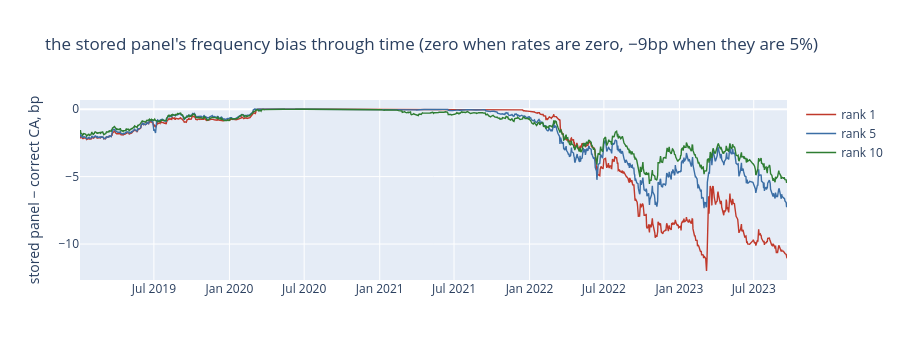

The notebook cell this image was saved under:
### Code cell
fig = go.Figure()
for r, colr in [(1, "#c0392b"), (5, "#3b6ea5"), (10, "#2e7d32")]:
    g = mg[mg["rank"] == r]
    fig.add_trace(go.Scatter(x=g.date, y=g.ca_bp - g.ca_observed_bp, mode="lines",
                             name=f"rank {r}", line=dict(width=1.4, color=colr)))
fig.update_layout(height=360, xaxis_title="", yaxis_title="stored panel − correct CA, bp",
                  title_text="the stored panel's frequency bias through time "
                             "(zero when rates are zero, −9bp when they are 5%)")
fig.show()

### Figure 1 — Plotly figure (JSON) as saved in the notebook; plotly's stock layout.template omitted (floating-point values rounded to 4 significant figures; data arrays with more than 128 entries replaced by an {"elided": "..."} marker saying what was removed)
{"data": [{"line": {"color": "#c0392b", "width": 1.4}, "mode": "lines", "name": "rank 1", "type": "scatter", "x": {"elided": "1175 str values"}, "y": {"elided": "1175 float values"}}, {"line": {"color": "#3b6ea5", "width": 1.4}, "mode": "lines", "name": "rank 5", "type": "scatter", "x": {"elided": "1175 str values"}, "y": {"elided": "1175 float values"}}, {"line": {"color": "#2e7d32", "width": 1.4}, "mode": "lines", "name": "rank 10", "type": "scatter", "x": {"elided": "1175 str values"}, "y": {"elided": "1175 float values"}}], "layout": {"height": 360, "title": {"text": "the stored panel's frequency bias through time (zero when rates are zero, −9bp when they are 5%)"}, "xaxis": {"title": {"text": ""}}, "yaxis": {"title": {"text": "stored panel − correct CA, bp"}}}}
